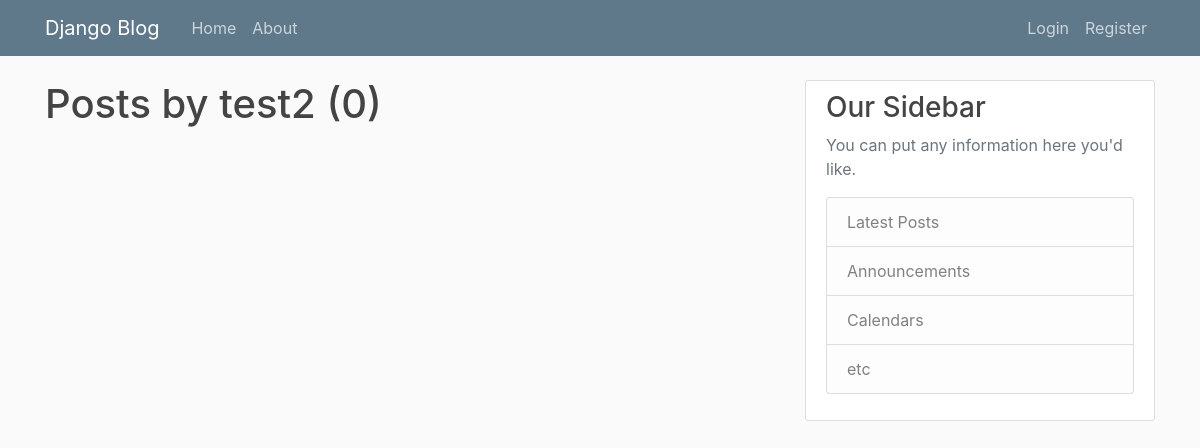
The page /user/test2 on the database as committed earlier.
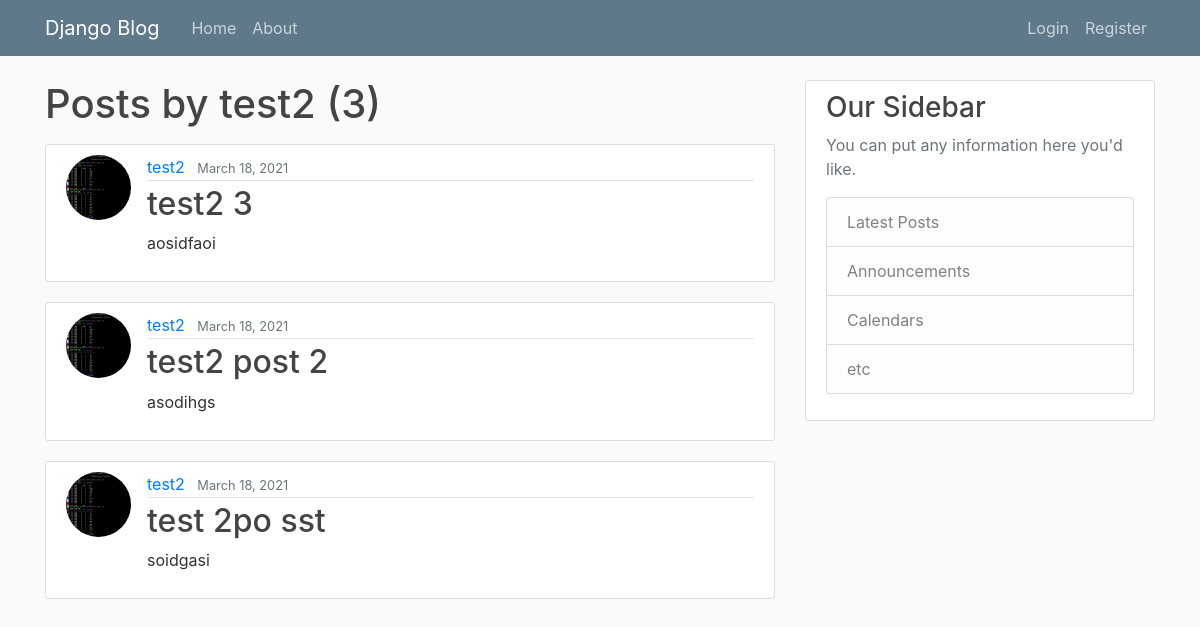
The same page on the database as committed later.
### blog/models.py (models this page shows, shortened)
class Post(models.Model):
    title = models.CharField(max_length=100)
    content = models.TextField()
    date_posted = models.DateTimeField(default=timezone.now)
    author = models.ForeignKey(User, on_delete=models.CASCADE)

### users/models.py (models this page shows, shortened)
class Profile(models.Model):
    user = models.OneToOneField(User, on_delete=models.CASCADE)
    image = models.ImageField(default='default.jpeg', upload_to='profile_pic')

### blog/views.py (the view)
# urls.py: path('user/<str:username>', views.UserPostListView.as_view(), name='user-posts'),
class UserPostListView(ListView):
    model = Post
    template_name = 'blog/user_posts.html'
    context_object_name = 'posts'
    paginate_by = 5
    def get_queryset(self):
        user = get_object_or_404(User, username=self.kwargs.get('username'))
        return Post.objects.filter(author=user).order_by('-date_posted')

### blog/templates/blog/user_posts.html (shortened to what this page needs)
{% extends "blog/base.html" %}
{% block content %}
  <h1 class="mb-3">Posts by {{ view.kwargs.username }} ({{ page_obj.paginator.count }})</h1>
  {% for post in posts%}
  <article class="media content-section">
    <img class="rounded-circle article-img" src="{{ post.author.profile.image.url }}">
    <div class="media-body">
      <div class="article-metadata">
        <a class="mr-2" href="{% url 'user-posts' post.author.username %}">{{ post.author }}</a>
        <small class="text-muted">{{ post.date_posted|date:"F d, Y" }}</small>
      </div>
      <h2><a class="article-title" href="{% url 'post-detail' post.id %}">{{ post.title }}</a></h2>
      <p class="article-content">{{ post.content }}</p>
    </div>
  </article>
  {% endfor %}
{% endblock content %}

### blog/templates/blog/base.html (shortened to what this page needs)
{% load static %}
<!DOCTYPE html>
<html lang="en" dir="ltr">
  <head>
    <link rel="stylesheet" href="https://maxcdn.bootstrapcdn.com/bootstrap/4.0.0/css/bootstrap.min.css">
    <link rel="stylesheet" type="text/css" href="{% static 'blog/main.css' %}">
  </head>
  <body>
    <header class="site-header">
      <nav class="navbar navbar-expand-md navbar-dark bg-steel fixed-top">
        <div class="container">
          <a class="navbar-brand mr-4" href="{% url 'blog-home' %}">Django Blog</a>
          <div class="collapse navbar-collapse" id="navbarToggle">
            <div class="navbar-nav mr-auto">
              <a class="nav-item nav-link" href="{% url 'blog-home' %}">Home</a>
              <a class="nav-item nav-link" href="{% url 'blog-about' %}">About</a>
            </div>
            <div class="navbar-nav">
              {% if user.is_authenticated %}
                <a class="nav-item nav-link" href="{%url 'post-create' %}">New Post</a>
                <a class="nav-item nav-link" href="{%url 'profile' %}">Profile</a>
                <a class="nav-item nav-link" href="{%url 'logout' %}">Logout</a>
              {% else %}
                <a class="nav-item nav-link" href="{%url 'login' %}">Login</a>
                <a class="nav-item nav-link" href="{% url 'register' %}">Register</a>
              {% endif %}
            </div>
          </div>
        </div>
      </nav>
    </header>
    <main role="main" class="container">
      <div class="row">
        <div class="col-md-8">
          {% block content %}{% endblock %}
        </div>
        <div class="col-md-4">
          <div class="content-section">
            <h3>Our Sidebar</h3>
            <p class='text-muted'>You can put any information here you'd like.
              <ul class="list-group">
                <li class="list-group-item list-group-item-light">Latest Posts</li>
                <li class="list-group-item list-group-item-light">Announcements</li>
                <li class="list-group-item list-group-item-light">Calendars</li>
                <li class="list-group-item list-group-item-light">etc</li>
              </ul>
            </p>
          </div>
        </div>
      </div>
    </main>
  </body>
</html>

### blog/static/blog/main.css (style rules this page uses)
body { background: #fafafa; color: #333333; margin-top: 5rem; }
h1, h2, h3, h4, h5, h6 { color: #444444; }
ul { margin: 0; }
.bg-steel { background-color: #5f788a; }
.site-header .navbar-nav .nav-link { color: #cbd5db; }
.content-section { background: #ffffff; padding: 10px 20px; border: 1px solid #dddddd; border-radius: 3px; margin-bottom: 20px; }
.article-title { color: #444444; }
.article-content { white-space: pre-line; }
.article-img { height: 65px; width: 65px; margin-right: 16px; }
.article-metadata { padding-bottom: 1px; margin-bottom: 4px; border-bottom: 1px solid #e3e3e3 }

Rows that differ between the two databases and show on the page:
added Post: author.profile.image (picture), author "test2", date_posted "March 18, 2021", title "test2 3", content "aosidfaoi"
added Post: author.profile.image (picture), author "test2", date_posted "March 18, 2021", title "test2 post 2", content "asodihgs"
added Post: author.profile.image (picture), author "test2", date_posted "March 18, 2021", title "test 2po sst", content "soidgasi"
Other text that changed with them:
{{ page_obj.paginator.count }}: "0" → "3"
